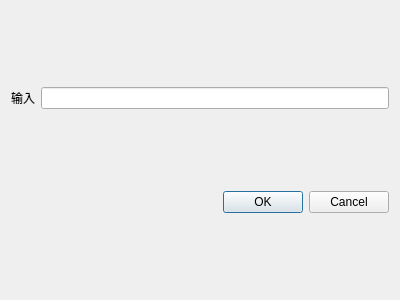
<?xml version="1.0" encoding="UTF-8"?>
<ui version="4.0">
 <class>SearchDialog</class>
 <widget class="QDialog" name="SearchDialog">
  <property name="geometry">
   <rect>
    <x>0</x>
    <y>0</y>
    <width>400</width>
    <height>300</height>
   </rect>
  </property>
  <property name="windowTitle">
   <string>Dialog</string>
  </property>
  <layout class="QVBoxLayout" name="verticalLayout">
   <item>
    <layout class="QHBoxLayout" name="horizontalLayout">
     <item>
      <widget class="QLabel" name="label">
       <property name="text">
        <string>输入</string>
       </property>
       <property name="textFormat">
        <enum>Qt::AutoText</enum>
       </property>
      </widget>
     </item>
     <item>
      <widget class="QLineEdit" name="SearchlineEdit"/>
     </item>
    </layout>
   </item>
   <item>
    <widget class="QDialogButtonBox" name="buttonBox">
     <property name="orientation">
      <enum>Qt::Horizontal</enum>
     </property>
     <property name="standardButtons">
      <set>QDialogButtonBox::Cancel|QDialogButtonBox::Ok</set>
     </property>
    </widget>
   </item>
  </layout>
 </widget>
 <resources/>
 <connections>
  <connection>
   <sender>buttonBox</sender>
   <signal>accepted()</signal>
   <receiver>SearchDialog</receiver>
   <slot>accept()</slot>
   <hints>
    <hint type="sourcelabel">
     <x>248</x>
     <y>254</y>
    </hint>
    <hint type="destinationlabel">
     <x>157</x>
     <y>274</y>
    </hint>
   </hints>
  </connection>
  <connection>
   <sender>buttonBox</sender>
   <signal>rejected()</signal>
   <receiver>SearchDialog</receiver>
   <slot>reject()</slot>
   <hints>
    <hint type="sourcelabel">
     <x>316</x>
     <y>260</y>
    </hint>
    <hint type="destinationlabel">
     <x>286</x>
     <y>274</y>
    </hint>
   </hints>
  </connection>
 </connections>
</ui>
